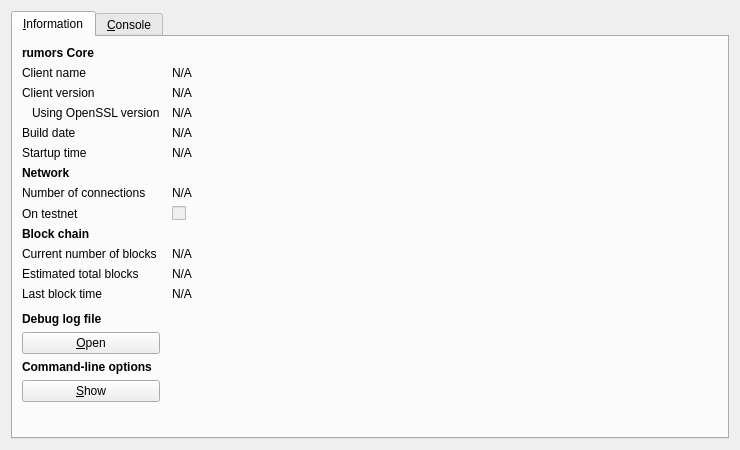
<?xml version="1.0" encoding="UTF-8"?>
<ui version="4.0">
 <class>RPCConsole</class>
 <widget class="QDialog" name="RPCConsole">
  <property name="geometry">
   <rect>
    <x>0</x>
    <y>0</y>
    <width>740</width>
    <height>450</height>
   </rect>
  </property>
  <property name="windowTitle">
   <string>rumors - Debug window</string>
  </property>
  <layout class="QVBoxLayout" name="verticalLayout_2">
   <item>
    <widget class="QTabWidget" name="tabWidget">
     <property name="currentIndex">
      <number>0</number>
     </property>
     <widget class="QWidget" name="tab_info">
      <attribute name="title">
       <string>&amp;Information</string>
      </attribute>
      <layout class="QGridLayout" name="gridLayout" columnstretch="0,1">
       <property name="horizontalSpacing">
        <number>12</number>
       </property>
       <item row="0" column="0">
        <widget class="QLabel" name="label_9">
         <property name="font">
          <font>
           <weight>75</weight>
           <bold>true</bold>
          </font>
         </property>
         <property name="text">
          <string>rumors Core</string>
         </property>
        </widget>
       </item>
       <item row="1" column="0">
        <widget class="QLabel" name="label_5">
         <property name="text">
          <string>Client name</string>
         </property>
        </widget>
       </item>
       <item row="1" column="1">
        <widget class="QLabel" name="clientName">
         <property name="cursor">
          <cursorShape>IBeamCursor</cursorShape>
         </property>
         <property name="text">
          <string>N/A</string>
         </property>
         <property name="textFormat">
          <enum>Qt::PlainText</enum>
         </property>
         <property name="textInteractionFlags">
          <set>Qt::LinksAccessibleByMouse|Qt::TextSelectableByKeyboard|Qt::TextSelectableByMouse</set>
         </property>
        </widget>
       </item>
       <item row="2" column="0">
        <widget class="QLabel" name="label_6">
         <property name="text">
          <string>Client version</string>
         </property>
        </widget>
       </item>
       <item row="2" column="1">
        <widget class="QLabel" name="clientVersion">
         <property name="cursor">
          <cursorShape>IBeamCursor</cursorShape>
         </property>
         <property name="text">
          <string>N/A</string>
         </property>
         <property name="textFormat">
          <enum>Qt::PlainText</enum>
         </property>
         <property name="textInteractionFlags">
          <set>Qt::LinksAccessibleByMouse|Qt::TextSelectableByKeyboard|Qt::TextSelectableByMouse</set>
         </property>
        </widget>
       </item>
       <item row="3" column="0">
        <widget class="QLabel" name="label_14">
         <property name="text">
          <string>Using OpenSSL version</string>
         </property>
         <property name="indent">
          <number>10</number>
         </property>
        </widget>
       </item>
       <item row="3" column="1">
        <widget class="QLabel" name="openSSLVersion">
         <property name="cursor">
          <cursorShape>IBeamCursor</cursorShape>
         </property>
         <property name="text">
          <string>N/A</string>
         </property>
         <property name="textFormat">
          <enum>Qt::PlainText</enum>
         </property>
         <property name="textInteractionFlags">
          <set>Qt::LinksAccessibleByMouse|Qt::TextSelectableByKeyboard|Qt::TextSelectableByMouse</set>
         </property>
        </widget>
       </item>
       <item row="4" column="0">
        <widget class="QLabel" name="label_12">
         <property name="text">
          <string>Build date</string>
         </property>
        </widget>
       </item>
       <item row="4" column="1">
        <widget class="QLabel" name="buildDate">
         <property name="cursor">
          <cursorShape>IBeamCursor</cursorShape>
         </property>
         <property name="text">
          <string>N/A</string>
         </property>
         <property name="textFormat">
          <enum>Qt::PlainText</enum>
         </property>
         <property name="textInteractionFlags">
          <set>Qt::LinksAccessibleByMouse|Qt::TextSelectableByKeyboard|Qt::TextSelectableByMouse</set>
         </property>
        </widget>
       </item>
       <item row="5" column="0">
        <widget class="QLabel" name="label_13">
         <property name="text">
          <string>Startup time</string>
         </property>
        </widget>
       </item>
       <item row="5" column="1">
        <widget class="QLabel" name="startupTime">
         <property name="cursor">
          <cursorShape>IBeamCursor</cursorShape>
         </property>
         <property name="text">
          <string>N/A</string>
         </property>
         <property name="textFormat">
          <enum>Qt::PlainText</enum>
         </property>
         <property name="textInteractionFlags">
          <set>Qt::LinksAccessibleByMouse|Qt::TextSelectableByKeyboard|Qt::TextSelectableByMouse</set>
         </property>
        </widget>
       </item>
       <item row="6" column="0">
        <widget class="QLabel" name="label_11">
         <property name="font">
          <font>
           <weight>75</weight>
           <bold>true</bold>
          </font>
         </property>
         <property name="text">
          <string>Network</string>
         </property>
        </widget>
       </item>
       <item row="7" column="0">
        <widget class="QLabel" name="label_7">
         <property name="text">
          <string>Number of connections</string>
         </property>
        </widget>
       </item>
       <item row="7" column="1">
        <widget class="QLabel" name="numberOfConnections">
         <property name="cursor">
          <cursorShape>IBeamCursor</cursorShape>
         </property>
         <property name="text">
          <string>N/A</string>
         </property>
         <property name="textFormat">
          <enum>Qt::PlainText</enum>
         </property>
         <property name="textInteractionFlags">
          <set>Qt::LinksAccessibleByMouse|Qt::TextSelectableByKeyboard|Qt::TextSelectableByMouse</set>
         </property>
        </widget>
       </item>
       <item row="8" column="0">
        <widget class="QLabel" name="label_8">
         <property name="text">
          <string>On testnet</string>
         </property>
        </widget>
       </item>
       <item row="8" column="1">
        <widget class="QCheckBox" name="isTestNet">
         <property name="enabled">
          <bool>false</bool>
         </property>
         <property name="text">
          <string/>
         </property>
        </widget>
       </item>
       <item row="9" column="0">
        <widget class="QLabel" name="label_10">
         <property name="font">
          <font>
           <weight>75</weight>
           <bold>true</bold>
          </font>
         </property>
         <property name="text">
          <string>Block chain</string>
         </property>
        </widget>
       </item>
       <item row="10" column="0">
        <widget class="QLabel" name="label_3">
         <property name="text">
          <string>Current number of blocks</string>
         </property>
        </widget>
       </item>
       <item row="10" column="1">
        <widget class="QLabel" name="numberOfBlocks">
         <property name="cursor">
          <cursorShape>IBeamCursor</cursorShape>
         </property>
         <property name="text">
          <string>N/A</string>
         </property>
         <property name="textFormat">
          <enum>Qt::PlainText</enum>
         </property>
         <property name="textInteractionFlags">
          <set>Qt::LinksAccessibleByMouse|Qt::TextSelectableByKeyboard|Qt::TextSelectableByMouse</set>
         </property>
        </widget>
       </item>
       <item row="11" column="0">
        <widget class="QLabel" name="label_4">
         <property name="text">
          <string>Estimated total blocks</string>
         </property>
        </widget>
       </item>
       <item row="11" column="1">
        <widget class="QLabel" name="totalBlocks">
         <property name="cursor">
          <cursorShape>IBeamCursor</cursorShape>
         </property>
         <property name="text">
          <string>N/A</string>
         </property>
         <property name="textFormat">
          <enum>Qt::PlainText</enum>
         </property>
         <property name="textInteractionFlags">
          <set>Qt::LinksAccessibleByMouse|Qt::TextSelectableByKeyboard|Qt::TextSelectableByMouse</set>
         </property>
        </widget>
       </item>
       <item row="12" column="0">
        <widget class="QLabel" name="label_2">
         <property name="text">
          <string>Last block time</string>
         </property>
        </widget>
       </item>
       <item row="12" column="1">
        <widget class="QLabel" name="lastBlockTime">
         <property name="cursor">
          <cursorShape>IBeamCursor</cursorShape>
         </property>
         <property name="text">
          <string>N/A</string>
         </property>
         <property name="textFormat">
          <enum>Qt::PlainText</enum>
         </property>
         <property name="textInteractionFlags">
          <set>Qt::LinksAccessibleByMouse|Qt::TextSelectableByKeyboard|Qt::TextSelectableByMouse</set>
         </property>
        </widget>
       </item>
       <item row="13" column="0">
        <spacer name="verticalSpacer_2">
         <property name="orientation">
          <enum>Qt::Vertical</enum>
         </property>
         <property name="sizeHint" stdset="0">
          <size>
           <width>20</width>
           <height>20</height>
          </size>
         </property>
        </spacer>
       </item>
       <item row="14" column="0">
        <widget class="QLabel" name="labelDebugLogfile">
         <property name="font">
          <font>
           <weight>75</weight>
           <bold>true</bold>
          </font>
         </property>
         <property name="text">
          <string>Debug log file</string>
         </property>
        </widget>
       </item>
       <item row="15" column="0">
        <widget class="QPushButton" name="openDebugLogfileButton">
         <property name="toolTip">
          <string>Open the rumors debug log file from the current data directory. This can take a few seconds for large log files.</string>
         </property>
         <property name="text">
          <string>&amp;Open</string>
         </property>
         <property name="autoDefault">
          <bool>false</bool>
         </property>
        </widget>
       </item>
       <item row="16" column="0">
        <widget class="QLabel" name="labelCLOptions">
         <property name="font">
          <font>
           <weight>75</weight>
           <bold>true</bold>
          </font>
         </property>
         <property name="text">
          <string>Command-line options</string>
         </property>
        </widget>
       </item>
       <item row="17" column="0">
        <widget class="QPushButton" name="showCLOptionsButton">
         <property name="toolTip">
          <string>Show the rumors-qt help message to get a list with possible rumors command-line options.</string>
         </property>
         <property name="text">
          <string>&amp;Show</string>
         </property>
         <property name="autoDefault">
          <bool>false</bool>
         </property>
        </widget>
       </item>
       <item row="18" column="0">
        <spacer name="verticalSpacer">
         <property name="orientation">
          <enum>Qt::Vertical</enum>
         </property>
         <property name="sizeHint" stdset="0">
          <size>
           <width>20</width>
           <height>40</height>
          </size>
         </property>
        </spacer>
       </item>
      </layout>
     </widget>
     <widget class="QWidget" name="tab_console">
      <attribute name="title">
       <string>&amp;Console</string>
      </attribute>
      <layout class="QVBoxLayout" name="verticalLayout_3">
       <property name="spacing">
        <number>3</number>
       </property>
       <item>
        <widget class="QTextEdit" name="messagesWidget">
         <property name="minimumSize">
          <size>
           <width>0</width>
           <height>100</height>
          </size>
         </property>
         <property name="readOnly">
          <bool>true</bool>
         </property>
         <property name="tabKeyNavigation" stdset="0">
          <bool>false</bool>
         </property>
         <property name="columnCount" stdset="0">
          <number>2</number>
         </property>
        </widget>
       </item>
       <item>
        <layout class="QHBoxLayout" name="horizontalLayout">
         <property name="spacing">
          <number>3</number>
         </property>
         <item>
          <widget class="QLabel" name="label">
           <property name="text">
            <string notr="true">&gt;</string>
           </property>
          </widget>
         </item>
         <item>
          <widget class="QLineEdit" name="lineEdit"/>
         </item>
         <item>
          <widget class="QPushButton" name="clearButton">
           <property name="maximumSize">
            <size>
             <width>24</width>
             <height>24</height>
            </size>
           </property>
           <property name="toolTip">
            <string>Clear console</string>
           </property>
           <property name="text">
            <string/>
           </property>
           <property name="icon">
            <iconset resource="../bitcoin.qrc">
             <normaloff>:/icons/remove</normaloff>:/icons/remove</iconset>
           </property>
           <property name="shortcut">
            <string notr="true">Ctrl+L</string>
           </property>
           <property name="autoDefault">
            <bool>false</bool>
           </property>
          </widget>
         </item>
        </layout>
       </item>
      </layout>
     </widget>
    </widget>
   </item>
  </layout>
 </widget>
 <resources>
  <include location="../bitcoin.qrc"/>
 </resources>
 <connections/>
</ui>
